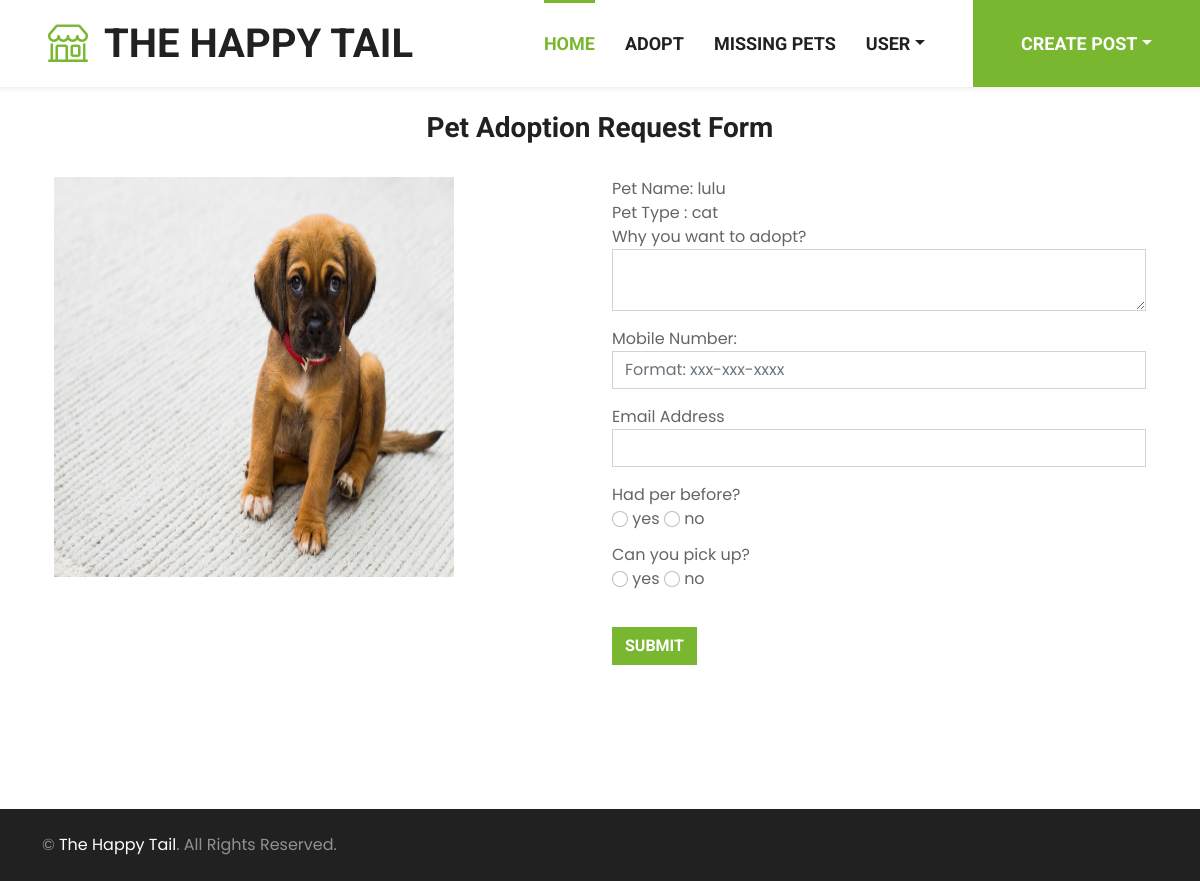
Page /post/1/request-pet-adoption/ (signed in) on the earlier database version.
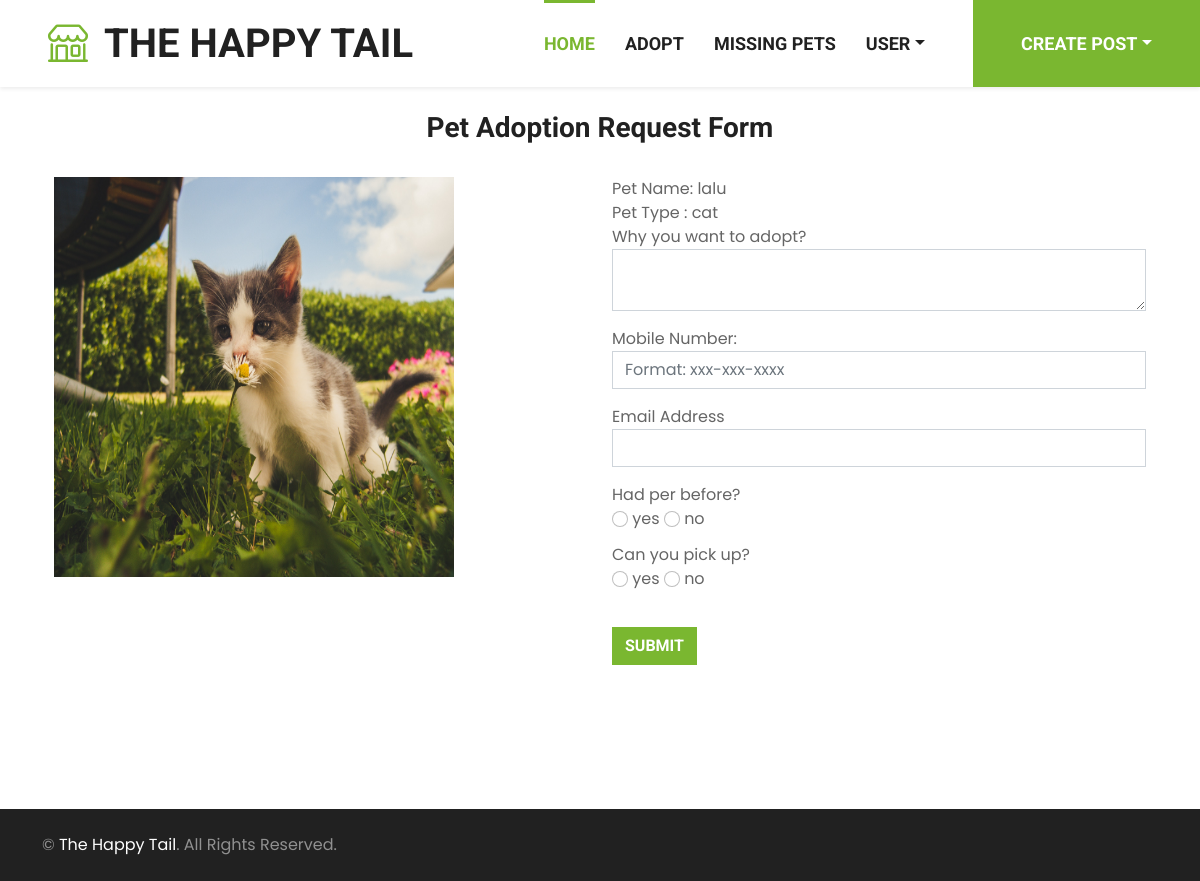
Same page on the later database version.
### post/models.py (models this page shows, shortened)
class Post(models.Model):
    user = models.ForeignKey(CustomUser, on_delete=models.CASCADE, null=True, default=None)
    PET_TYPE_CHOICES = [
        ('cat', 'Cat'),
        ('dog', 'Dog'),
        ('bird', 'Bird'),
        ('other', 'Other'),
    ]
    pet_name = models.CharField(max_length=255)
    pet_type = models.CharField(max_length=10, choices=PET_TYPE_CHOICES)
    pet_breed = models.CharField(max_length=255, null=True, blank=True)
    pet_description = models.TextField(null=True,blank=True)
    pet_image = models.ImageField(upload_to='static/img/pet', null=True, blank=True)
    pet_vaccinated = models.BooleanField(null=True, blank=True)
    pet_colour = models.CharField(max_length=20, null=True, blank=True)
    pet_gender = models.CharField(max_length=20, null=True, blank=True)
    pet_location = models.CharField(max_length=255,null=True, blank=True)
    pet_mobile = models.CharField(max_length=20)
    created_at = models.DateTimeField(auto_now_add=True)
    updated_at = models.DateTimeField(auto_now=True)
    pet_age = models.IntegerField(null=True, default=0)
    class Meta:
        abstract = True

class AdoptionPost(Post):
    pet_food = models.CharField(max_length=255, null=True, blank=True)
    pet_behaviour = models.CharField(max_length=255, null=True, blank=True)
    pet_physicalcondition = models.CharField(max_length=255, null=True, blank=True)
    pet_availability = models.BooleanField(default=True)

### post/views.py (the view, shortened to what this page needs)
# urls.py: path('<int:pk>/request-pet-adoption/', make_adoption_request, name='make_adoption_request'),
@login_required
def make_adoption_request(request,pk):
    email = request.user.username
    creator = CustomUser.objects.get(email=email)
    pet=AdoptionPost.objects.get(pk=pk)
    posted_by=pet.user_id
    context={'pet':pet}
    return render(request, 'make_adoption_request.html',context)

### templates/make_adoption_request.html (shortened to what this page needs)
<!DOCTYPE html>
<html>
{% include 'navbar.html' %}
{% load static %}
<link href="{% static 'css/custom.css' %}" rel="stylesheet">
<body>
<br/>
<div class="container">
    <h3 class="text-center">Pet Adoption Request Form</h3> <br/>
    <form class="adoption" method="POST" action="">
        <div class="container">
          <div class="row">
            <div class="col">
              <img style="width: 400px; height: 400px;" src="/{{ pet.pet_image }}" />
            </div>
            <div class="col">
              <label>Pet Name: {{pet.pet_name}}</label><br/>
              <label>Pet Type : {{pet.pet_type}}</label><br/>
              <label for="reason">Why you want to adopt?</label>
              <textarea class="form-control" id="reason" name="reason" ></textarea>
              <label for="mobile">Mobile Number:</label>
              <input type="tel" class="form-control" id="mobile" name="mobile" pattern="01[3-9][0-9]{8}" placeholder="Format: xxx-xxx-xxxx" required>
              <label for="requester_email">Email Address</label>
              <input type="text" class="form-control" id="requester_email" name="requester_email" >
              <label for="had_pet">Had per before?</label><br/>
              <input class="form-check-input position-static" type="radio" name="had_pet" id="had_pet_true" value="1">
              <label class="form-check-label" for="had_pet_true">yes</label>
              <input class="form-check-input position-static" type="radio" name="had_pet" id="had_pet_false" value="0">
              <label class="form-check-label" for="had_pet_false">no</label><br/>
              <label for="can_pick_up">Can you pick up?</label><br/>
              <input class="form-check-input position-static" type="radio" name="can_pick_up" id="can_pick_up_true" value="1">
              <label class="form-check-label" for="can_pick_up_true">yes</label>
              <input class="form-check-input position-static" type="radio" name="can_pick_up" id="can_pick_up_false" value="0">
              <label class="form-check-label" for="can_pick_up_false">no</label><br/><br/>
              <button type="submit" class="btn btn-primary">Submit</button>
            </div>
          </div>
        </div>
    </form>
</div>
  <br><br><br><br>
</body>
{% include 'footer.html' %}
</html>

Differences in the rows shown:
changed AdoptionPost "cat": pet_image: a different picture; pet_name "lulu" → "lalu"
